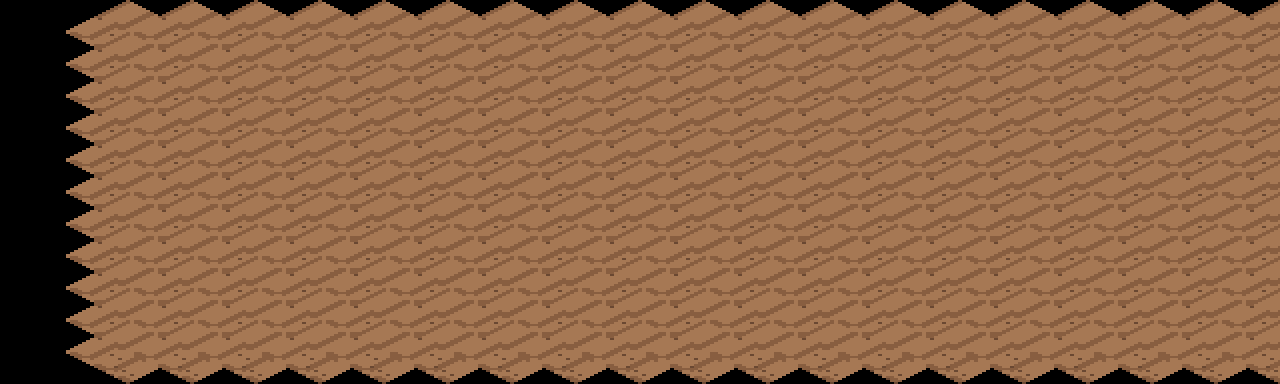

The image is a tile-based game level rendered from a .tmx file. Its description and complete source (layers, tilesets, objects, tile grids) follow:
An orthogonal 20x12 tile map with 64x32 px tiles, 1 tile layer (suelo).

<map version="1.10" orientation="orthogonal" renderorder="right-down" width="20" height="12" tilewidth="64" tileheight="32" infinite="0" nextlayerid="2" nextobjectid="1">
 <tileset firstgid="1" name="terreno_mundo" tilewidth="128" tileheight="64" tile_count="203" columns="8">
  <image source="../textures/../textures/terreno_mundo.png" width="1024" height="1664" />
 </tileset>
 <layer id="1" name="suelo" width="20" height="12">
  <data encoding="csv">
0,0,0,0,0,0,0,0,0,0,0,0,0,0,0,0,0,0,0,0,
0,167,167,167,167,167,167,167,167,167,167,167,167,167,167,167,167,167,167,167,
0,167,167,167,167,167,167,167,167,167,167,167,167,167,167,167,167,167,167,167,
0,167,167,167,167,167,167,167,167,167,167,167,167,167,167,167,167,167,167,167,
0,167,167,167,167,167,167,167,167,167,167,167,167,167,167,167,167,167,167,167,
0,167,167,167,167,167,167,167,167,167,167,167,167,167,167,167,167,167,167,167,
0,167,167,167,167,167,167,167,167,167,167,167,167,167,167,167,167,167,167,167,
0,167,167,167,167,167,167,167,167,167,167,167,167,167,167,167,167,167,167,167,
0,167,167,167,167,167,167,167,167,167,167,167,167,167,167,167,167,167,167,167,
0,167,167,167,167,167,167,167,167,167,167,167,167,167,167,167,167,167,167,167,
0,167,167,167,167,167,167,167,167,167,167,167,167,167,167,167,167,167,167,167,
0,167,167,167,167,167,167,167,167,167,167,167,167,167,167,167,167,167,167,167
</data>
 </layer>
</map>
